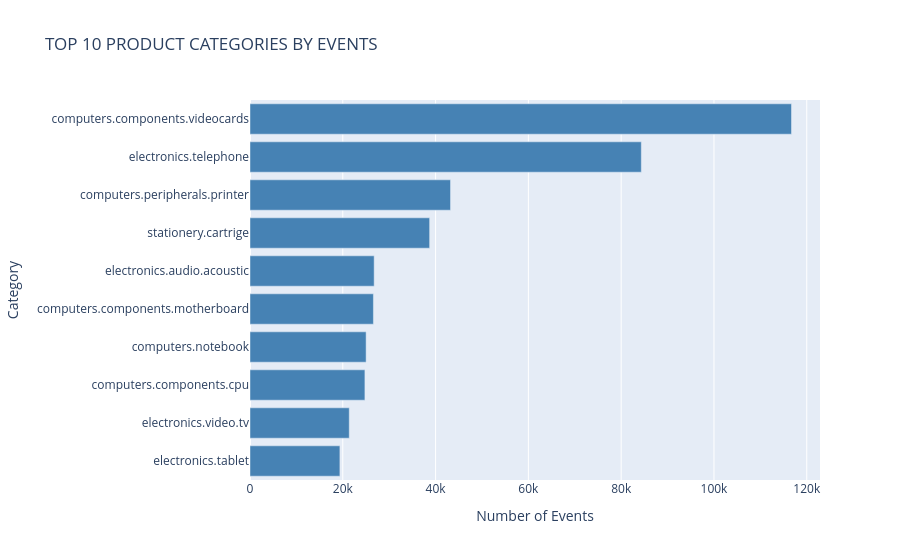

The cell this chart's notebook holds for it:
### Code cell
fig = px.bar(
    top_categories,
    x='count',
    y='category_code',
    orientation='h',
    title='TOP 10 PRODUCT CATEGORIES BY EVENTS',
    labels={'count': 'Number of Events',
            'category_code': 'Category'},
    color_discrete_sequence=['steelblue']
)
fig.show()

### Figure 1 — Plotly figure (JSON) as saved in the notebook; plotly's stock layout.template omitted (floating-point values rounded to 4 significant figures)
{"data": [{"hovertemplate": "Number of Events=%{x}<br>Category=%{y}<extra></extra>", "legendgroup": "", "marker": {"color": "steelblue", "pattern": {"shape": ""}}, "name": "", "orientation": "h", "showlegend": false, "textposition": "auto", "type": "bar", "x": [19376, 21391, 24768, 25025, 26600, 26764, 38719, 43219, 84343, 116712], "xaxis": "x", "y": ["electronics.tablet", "electronics.video.tv", "computers.components.cpu", "computers.notebook", "computers.components.motherboard", "electronics.audio.acoustic", "stationery.cartrige", "computers.peripherals.printer", "electronics.telephone", "computers.components.videocards"], "yaxis": "y"}], "layout": {"barmode": "relative", "legend": {"tracegroupgap": 0}, "title": {"text": "TOP 10 PRODUCT CATEGORIES BY EVENTS"}, "xaxis": {"anchor": "y", "domain": [0, 1], "title": {"text": "Number of Events"}}, "yaxis": {"anchor": "x", "domain": [0, 1], "title": {"text": "Category"}}}}
